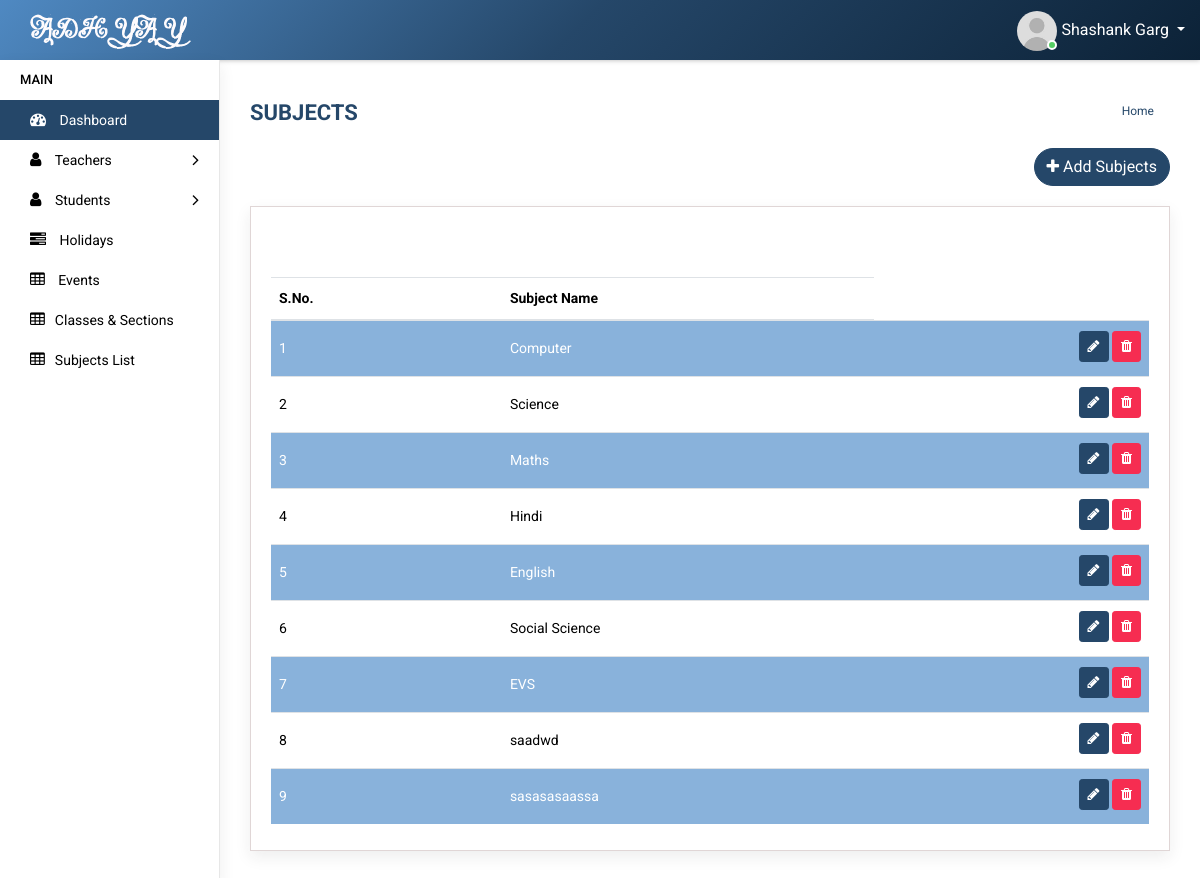
The page /subject-lists.php (signed in) on the database its author committed.
### tables this page shows
CREATE TABLE `subjects` (
  `id` int(11) NOT NULL AUTO_INCREMENT,
  `subject_name` varchar(230) DEFAULT NULL,
  `createdDate` timestamp NOT NULL DEFAULT CURRENT_TIMESTAMP ON UPDATE CURRENT_TIMESTAMP,
  PRIMARY KEY (`id`)
);

### employee/class/dbclass.php (called while the page is built, shortened)
<?php
class MySQLCN {
    function MySQLCN() {
        $user = DB_USERNAME;
        $pass = DB_PASSWORD;
        $server = DB_SERVER;
        $dbase = DB_DATABASE;
        $conn = mysqli_connect($server, $user, $pass);
        $this->CONN = $conn;
        return true;
    }
    function select($sql = "") {
        $conn = $this->CONN;
        $results = @mysqli_query($conn, $sql);
        $count = 0;
        $data = array();
        while ($row = mysqli_fetch_array($results)) {
            foreach ($row as $key => $value) {
                if (!is_array($value)) {
                    $row[$key] = htmlspecialchars_decode($value, ENT_QUOTES);
                }
            }
            $data[$count] = $row;
            $count++;
        }
        return $data;
    }
}
?>

### employee/class/Subjects.php (called while the page is built, shortened)
<?php
class Subjects extends MySQLCN {
    function getSubjectLists() {
        $fetch = "SELECT * FROM `subjects`";
        $fetch_data = $this->select($fetch);
        return $fetch_data;
    }
}
?>

### subject-lists.php (the view, shortened to what this page needs)
<?php
require_once 'employee/class/dbclass.php';
require_once 'employee/class/Subjects.php';
$subjects=new Subjects();
$resultAllSubjects=$subjects->getSubjectLists();
?>
<?php
require_once 'includes/header.php';
require_once 'includes/sidebar.php';
?>
<div class="page-wrapper">
            <div class="content container-fluid">
			<div class="page-header">
					<div class="row">
						<div class="col-lg-7 col-md-12 col-sm-12 col-12">
							<h5 class="text-uppercase">Subjects</h5>
						</div>
						<div class="col-lg-5 col-md-12 col-sm-12 col-12">
							<ul class="list-inline breadcrumb float-right">
								<li class="list-inline-item"><a href="dashboard.php">Home</a></li>
							</ul>
						</div>
					</div>
				</div>
                <div class="row">
                    <div class="col-sm-4 col-3">
                    </div>
                    <div class="col-sm-8 col-9 text-right m-b-20">
                        <a href="add-subjects.php" class="btn btn-primary float-right btn-rounded"><i class="fa fa-plus"></i> Add Subjects</a>
                    </div>
                </div>
			<div class="content-page">
                <div class="row">
                    <div class="col-md-12">
                        <div class="table-responsive">
                            <table class="table table-striped custom-table datatable">
                                <thead>
                                    <tr>
                                        <th style="min-width:50px;">S.No.</th>
                                        <th style="min-width:50px;">Subject Name</th>
                                    </tr>
                                </thead>
                                <tbody>
                                <?php $i=1; ?>
                                	<?php foreach ($resultAllSubjects as $key => $value) { ?>
                                    <tr>
                                        <td><?php echo $i; ?></td>
                                        <td><?php echo $value['subject_name']; ?></td>
                                        <td class="text-right" >
											<a href="add-subjects.php?id=<?php echo $value['id']; ?>" class="btn btn-primary btn-sm mb-1">
												<i class="fa fa-pencil" aria-hidden="true"></i>
											</a>
											<button type="submit" data-toggle="modal" data-target="#delete_employee" class="btn btn-danger btn-sm mb-1">
											<i class="fa fa-trash" aria-hidden="true"></i>
											</button>
										</td>
                                    </tr>
                                	<?php $i++; } ?>
                                </tbody>
                            </table>
                        </div>
                    </div>
                </div>
            </div>
        </div>
        <?php require_once 'includes/footer.php'; ?>

### includes/header.php (shortened to what this page needs)
<!DOCTYPE html>
<html>
<head>
    <link rel="stylesheet" type="text/css" href="<?php echo BASE_ROOT ?>assets/css/bootstrap.min.css">
    <link rel="stylesheet" type="text/css" href="<?php echo BASE_ROOT ?>assets/css/font-awesome.min.css">
    <link rel="stylesheet" type="text/css" href="<?php echo BASE_ROOT ?>assets/css/fullcalendar.min.css">
    <link rel="stylesheet" type="text/css" href="<?php echo BASE_ROOT ?>assets/css/dataTables.bootstrap4.min.css">
    <link rel="stylesheet" type="text/css" href="<?php echo BASE_ROOT ?>assets/css/select2.min.css">
    <link rel="stylesheet" type="text/css" href="<?php echo BASE_ROOT ?>assets/css/bootstrap-datetimepicker.min.css">
    <link rel="stylesheet" type="text/css" href="<?php echo BASE_ROOT ?>assets/plugins/morris/morris.css">
    <link rel="stylesheet" type="text/css" href="<?php echo BASE_ROOT ?>assets/css/style.css">
</head>
<body>
    <div class="main-wrapper">
        <div class="header">
            <div class="header-left">
                <a href="index.html" class="logo">
                    <img src="<?php echo BASE_ROOT ?>assets/img/logo.png" alt="">
                </a>
            </div>
            <div class="page-title-box float-left">
            </div>
            <ul class="nav user-menu float-right">
                <li class="nav-item dropdown has-arrow">
                    <a href="#" class="dropdown-toggle nav-link user-link" data-toggle="dropdown">
                        <span class="user-img"><img class="rounded-circle" src="<?php echo BASE_ROOT ?>assets/img/user.jpg" width="40" alt="Admin">
                            <span class="status online"></span></span>
                        <span><?php echo $_SESSION['name']; ?></span>
                    </a>
                </li>
            </ul>
        </div>

### includes/sidebar.php (shortened to what this page needs)
<?php $currentURL = basename($_SERVER['REQUEST_URI'], '?' . $_SERVER['QUERY_STRING']);
?>
<div class="sidebar" id="sidebar">
            <div class="sidebar-inner slimscroll">
                <div id="sidebar-menu" class="sidebar-menu">
                    <ul>
                        <li class="menu-title">Main</li>
                    	<li class="active">
                            <a href="dashboard.php"><i class="fa fa-tachometer" aria-hidden="true"></i> Dashboard</a>
                        </li>
                        <?php if($_SESSION['user_role'] == '1' ) { ?>
						<li class="submenu">
                            <a href="#"><i class="fa fa-user" aria-hidden="true"></i> <span> Teachers</span> <span class="menu-arrow"></span></a>
                        </li>
                        <li class="submenu">
                            <a href="#"><i class="fa fa-user" aria-hidden="true"></i> <span> Students</span> <span class="menu-arrow"></span></a>
                        </li>
                        <?php } ?>
                        <li>
                            <a class="<?php if($currentURL =='holidays.php'){echo 'active';}?>" href="holidays.php"><i class="fa fa-tasks" aria-hidden="true"></i> Holidays</a>
                        </li>
                        <li>
                            <a href="events.php"><i class="fa fa-table" aria-hidden="true"></i> Events</a>
                        </li>
                        <li>
                            <a href="class-section-list.php"><i class="fa fa-table" aria-hidden="true"></i>Classes & Sections</a>
                        </li>
                        <li>
                            <a href="subject-lists.php"><i class="fa fa-table" aria-hidden="true"></i>Subjects List</a>
                        </li>
                            </ul>
                </div>
            </div>
        </div>

### includes/footer.php (shortened to what this page needs)
</body>
</html>

### rows shown on the page
subjects: subject_name "Computer"
subjects: subject_name "Science"
subjects: subject_name "Maths"
subjects: subject_name "Hindi"
subjects: subject_name "English"
subjects: subject_name "Social Science"
subjects: subject_name "EVS"
subjects: subject_name "saadwd"
subjects: subject_name "sasasasaassa"

### other values the page prints
$_SESSION['name'] "Shashank Garg"
